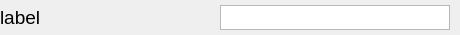
<?xml version="1.0" encoding="UTF-8"?>
<ui version="4.0">
 <class>Frame</class>
 <widget class="QFrame" name="Frame">
  <property name="geometry">
   <rect>
    <x>0</x>
    <y>0</y>
    <width>460</width>
    <height>35</height>
   </rect>
  </property>
  <property name="sizePolicy">
   <sizepolicy hsizetype="Fixed" vsizetype="Fixed">
    <horstretch>0</horstretch>
    <verstretch>0</verstretch>
   </sizepolicy>
  </property>
  <property name="minimumSize">
   <size>
    <width>460</width>
    <height>35</height>
   </size>
  </property>
  <property name="maximumSize">
   <size>
    <width>460</width>
    <height>35</height>
   </size>
  </property>
  <property name="baseSize">
   <size>
    <width>0</width>
    <height>45</height>
   </size>
  </property>
  <property name="windowTitle">
   <string>Frame</string>
  </property>
  <layout class="QHBoxLayout" name="horizontalLayout">
   <property name="spacing">
    <number>0</number>
   </property>
   <property name="leftMargin">
    <number>0</number>
   </property>
   <property name="topMargin">
    <number>0</number>
   </property>
   <property name="rightMargin">
    <number>10</number>
   </property>
   <property name="bottomMargin">
    <number>0</number>
   </property>
   <item>
    <widget class="QLabel" name="label">
     <property name="sizePolicy">
      <sizepolicy hsizetype="Preferred" vsizetype="Preferred">
       <horstretch>0</horstretch>
       <verstretch>0</verstretch>
      </sizepolicy>
     </property>
     <property name="minimumSize">
      <size>
       <width>220</width>
       <height>0</height>
      </size>
     </property>
     <property name="maximumSize">
      <size>
       <width>220</width>
       <height>25</height>
      </size>
     </property>
     <property name="font">
      <font>
       <pointsize>14</pointsize>
      </font>
     </property>
     <property name="text">
      <string>label </string>
     </property>
    </widget>
   </item>
   <item>
    <widget class="QTextEdit" name="text">
     <property name="sizePolicy">
      <sizepolicy hsizetype="Preferred" vsizetype="Preferred">
       <horstretch>0</horstretch>
       <verstretch>0</verstretch>
      </sizepolicy>
     </property>
     <property name="minimumSize">
      <size>
       <width>230</width>
       <height>0</height>
      </size>
     </property>
     <property name="maximumSize">
      <size>
       <width>230</width>
       <height>25</height>
      </size>
     </property>
     <property name="baseSize">
      <size>
       <width>0</width>
       <height>40</height>
      </size>
     </property>
     <property name="tabChangesFocus">
      <bool>true</bool>
     </property>
     <property name="html">
      <string>&lt;!DOCTYPE HTML PUBLIC &quot;-//W3C//DTD HTML 4.0//EN&quot; &quot;http://www.w3.org/TR/REC-html40/strict.dtd&quot;&gt;
&lt;html&gt;&lt;head&gt;&lt;meta name=&quot;qrichtext&quot; content=&quot;1&quot; /&gt;&lt;style type=&quot;text/css&quot;&gt;
p, li { white-space: pre-wrap; }
&lt;/style&gt;&lt;/head&gt;&lt;body style=&quot; font-family:'MS Shell Dlg 2'; font-size:8.25pt; font-weight:400; font-style:normal;&quot;&gt;
&lt;p align=&quot;center&quot; style=&quot;-qt-paragraph-type:empty; margin-top:0px; margin-bottom:0px; margin-left:0px; margin-right:0px; -qt-block-indent:0; text-indent:0px;&quot;&gt;&lt;br /&gt;&lt;/p&gt;&lt;/body&gt;&lt;/html&gt;</string>
     </property>
    </widget>
   </item>
  </layout>
 </widget>
 <resources/>
 <connections/>
</ui>
